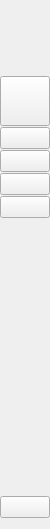
     <widget class="QWidget" name="widgetIcons" native="true">
      <property name="maximumSize">
       <size>
        <width>50</width>
        <height>9999</height>
       </size>
      </property>
      <layout class="QVBoxLayout" name="verticalLayout_3">
       <property name="spacing">
        <number>0</number>
       </property>
       <property name="leftMargin">
        <number>0</number>
       </property>
       <property name="rightMargin">
        <number>0</number>
       </property>
       <item>
        <layout class="QHBoxLayout" name="horizontalLayout">
         <item>
          <widget class="QLabel" name="label_5">
           <property name="minimumSize">
            <size>
             <width>50</width>
             <height>50</height>
            </size>
           </property>
           <property name="maximumSize">
            <size>
             <width>50</width>
             <height>50</height>
            </size>
           </property>
           <property name="text">
            <string/>
           </property>
           <property name="pixmap">
            <pixmap resource="resource.qrc">:/icon/icon/şeffaf beyaz.png</pixmap>
           </property>
           <property name="scaledContents">
            <bool>true</bool>
           </property>
          </widget>
         </item>
        </layout>
       </item>
       <item>
        <layout class="QVBoxLayout" name="verticalLayout">
         <property name="spacing">
          <number>1</number>
         </property>
         <property name="topMargin">
          <number>15</number>
         </property>
         <item>
          <widget class="QPushButton" name="pButtoniconBaglanti">
           <property name="minimumSize">
            <size>
             <width>25</width>
             <height>50</height>
            </size>
           </property>
           <property name="text">
            <string/>
           </property>
           <property name="icon">
            <iconset resource="resource.qrc">
             <normaloff>:/icon/icon/baslangic-beyaz.svg</normaloff>:/icon/icon/baslangic-beyaz.svg</iconset>
           </property>
           <property name="iconSize">
            <size>
             <width>28</width>
             <height>28</height>
            </size>
           </property>
           <property name="checkable">
            <bool>true</bool>
           </property>
           <property name="autoExclusive">
            <bool>true</bool>
           </property>
          </widget>
         </item>
         <item>
          <widget class="QPushButton" name="pButtoniconFormasyon">
           <property name="text">
            <string/>
           </property>
           <property name="icon">
            <iconset resource="resource.qrc">
             <normaloff>:/icon/icon/formasyon-beyaz.svg</normaloff>:/icon/icon/formasyon-beyaz.svg</iconset>
           </property>
           <property name="iconSize">
            <size>
             <width>28</width>
             <height>28</height>
            </size>
           </property>
           <property name="checkable">
            <bool>true</bool>
           </property>
           <property name="autoExclusive">
            <bool>true</bool>
           </property>
          </widget>
         </item>
         <item>
          <widget class="QPushButton" name="pButtoniconNavigasyon">
           <property name="text">
            <string/>
           </property>
           <property name="icon">
            <iconset resource="resource.qrc">
             <normaloff>:/icon/icon/navigasyon-beyaz.svg</normaloff>:/icon/icon/navigasyon-beyaz.svg</iconset>
           </property>
           <property name="iconSize">
            <size>
             <width>28</width>
             <height>28</height>
            </size>
           </property>
           <property name="checkable">
            <bool>true</bool>
           </property>
           <property name="autoExclusive">
            <bool>true</bool>
           </property>
          </widget>
         </item>
         <item>
          <widget class="QPushButton" name="pButtoniconBirey">
           <property name="text">
            <string/>
           </property>
           <property name="icon">
            <iconset resource="resource.qrc">
             <normaloff>:/icon/icon/bireyEkleCikar2Beyaz.svg</normaloff>:/icon/icon/bireyEkleCikar2Beyaz.svg</iconset>
           </property>
           <property name="iconSize">
            <size>
             <width>28</width>
             <height>28</height>
            </size>
           </property>
           <property name="checkable">
            <bool>true</bool>
           </property>
           <property name="autoExclusive">
            <bool>true</bool>
           </property>
          </widget>
         </item>
         <item>
          <widget class="QPushButton" name="pButtoniconKesif">
           <property name="text">
            <string/>
           </property>
           <property name="icon">
            <iconset resource="resource.qrc">
             <normaloff>:/icon/icon/kesifBeyaz.svg</normaloff>:/icon/icon/kesifBeyaz.svg</iconset>
           </property>
           <property name="iconSize">
            <size>
             <width>28</width>
             <height>28</height>
            </size>
           </property>
           <property name="checkable">
            <bool>true</bool>
           </property>
           <property name="autoExclusive">
            <bool>true</bool>
           </property>
          </widget>
         </item>
        </layout>
       </item>
       <item>
        <spacer name="verticalSpacer">
         <property name="orientation">
          <enum>Qt::Orientation::Vertical</enum>
         </property>
         <property name="sizeHint" stdset="0">
          <size>
           <width>20</width>
           <height>278</height>
          </size>
         </property>
        </spacer>
       </item>
       <item>
        <widget class="QPushButton" name="pButtoniconCikis">
         <property name="text">
          <string/>
         </property>
         <property name="icon">
          <iconset resource="resource.qrc">
           <normaloff>:/icon/icon/cikisKirmizi.svg</normaloff>:/icon/icon/cikisKirmizi.svg</iconset>
         </property>
         <property name="iconSize">
          <size>
           <width>32</width>
           <height>32</height>
          </size>
         </property>
         <property name="checkable">
          <bool>true</bool>
         </property>
        </widget>
       </item>
      </layout>
     </widget>
